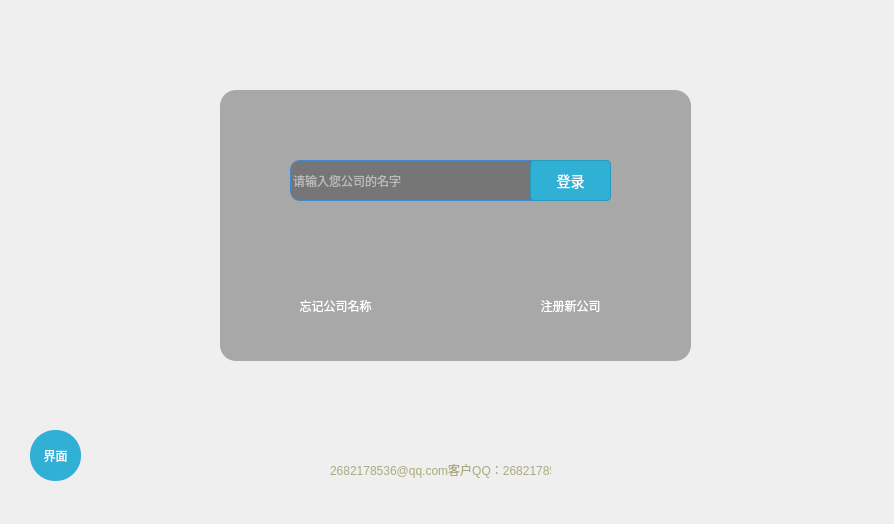
<?xml version="1.0" encoding="UTF-8"?>
<ui version="4.0">
 <class>register_company</class>
 <widget class="QWidget" name="register_company">
  <property name="geometry">
   <rect>
    <x>0</x>
    <y>0</y>
    <width>894</width>
    <height>524</height>
   </rect>
  </property>
  <property name="windowTitle">
   <string>register_company</string>
  </property>
  <property name="styleSheet">
   <string notr="true">border:none;</string>
  </property>
  <widget class="QWidget" name="widget_2" native="true">
   <property name="geometry">
    <rect>
     <x>-10</x>
     <y>0</y>
     <width>901</width>
     <height>521</height>
    </rect>
   </property>
   <property name="styleSheet">
    <string notr="true">border-image: url(:/new/prefix1/Image/background.jpg);</string>
   </property>
   <widget class="QWidget" name="widget" native="true">
    <property name="geometry">
     <rect>
      <x>230</x>
      <y>90</y>
      <width>471</width>
      <height>271</height>
     </rect>
    </property>
    <property name="styleSheet">
     <string notr="true">border-image:none;
border-radius:16px;
background:rgba(0,0,0,0.3);
color:#fff</string>
    </property>
    <widget class="QPushButton" name="register_login">
     <property name="geometry">
      <rect>
       <x>310</x>
       <y>70</y>
       <width>81</width>
       <height>41</height>
      </rect>
     </property>
     <property name="styleSheet">
      <string notr="true">display: inline-block;
 padding: 6px 12px;
		    margin-bottom: 0;
		    font-size: 14px;
		    font-weight: 400;
		    line-height: 1.42857143;
		    text-align: center;
		    white-space: nowrap;
		    vertical-align: middle;
		    -ms-touch-action: manipulation;
		    touch-action: manipulation;
		    cursor: pointer;
		    user-select: none;
		    background-image: none;
		    border: 1px solid transparent;
		    border-radius: 4px;
			color: #fff;
		    background-color: #31b0d5;
		    border-color: #269abc;
border-image:none;
</string>
     </property>
     <property name="text">
      <string>登录</string>
     </property>
    </widget>
    <widget class="QLineEdit" name="register_company_name">
     <property name="geometry">
      <rect>
       <x>70</x>
       <y>70</y>
       <width>251</width>
       <height>41</height>
      </rect>
     </property>
     <property name="styleSheet">
      <string notr="true">border-radius: 10px;
border: 1px solid #4288CE;
border-image:none;
color:#fff;
</string>
     </property>
     <property name="text">
      <string/>
     </property>
     <property name="placeholderText">
      <string>请输入您公司的名字</string>
     </property>
    </widget>
    <widget class="QPushButton" name="register_new_company">
     <property name="geometry">
      <rect>
       <x>290</x>
       <y>200</y>
       <width>121</width>
       <height>31</height>
      </rect>
     </property>
     <property name="styleSheet">
      <string notr="true">border-image:none;
border:1px solid rgba(0,0,0,0);
border-radius:4px;
background:rgba(0,0,0,0.25);
color: #fff;
background:rgba(255,255,255,0);

</string>
     </property>
     <property name="text">
      <string>注册新公司</string>
     </property>
     <property name="flat">
      <bool>false</bool>
     </property>
    </widget>
    <widget class="QPushButton" name="register_forget_company_name">
     <property name="geometry">
      <rect>
       <x>60</x>
       <y>200</y>
       <width>111</width>
       <height>31</height>
      </rect>
     </property>
     <property name="styleSheet">
      <string notr="true">border-image:none;
border:1px solid rgba(0,0,0,0);
border-radius:4px;
background:rgba(0,0,0,0.25);
color: #fff;
background:rgba(255,255,255,0);</string>
     </property>
     <property name="text">
      <string>忘记公司名称</string>
     </property>
     <property name="flat">
      <bool>false</bool>
     </property>
    </widget>
    <zorder>register_company_name</zorder>
    <zorder>register_new_company</zorder>
    <zorder>register_forget_company_name</zorder>
    <zorder>register_login</zorder>
   </widget>
   <widget class="QPushButton" name="register_choose_login_way">
    <property name="geometry">
     <rect>
      <x>40</x>
      <y>430</y>
      <width>51</width>
      <height>51</height>
     </rect>
    </property>
    <property name="styleSheet">
     <string notr="true">border-radius:25px;
background:#31b0d5;
color:#fff;
border-image:none;</string>
    </property>
    <property name="text">
     <string>界面</string>
    </property>
   </widget>
   <widget class="QLabel" name="register_company_message">
    <property name="geometry">
     <rect>
      <x>340</x>
      <y>460</y>
      <width>221</width>
      <height>20</height>
     </rect>
    </property>
    <property name="styleSheet">
     <string notr="true">color: rgb(170, 170, 127);
border-image:none;</string>
    </property>
    <property name="text">
     <string>2682178536@qq.com客户QQ：2682178536</string>
    </property>
   </widget>
  </widget>
 </widget>
 <layoutdefault spacing="6" margin="11"/>
 <resources/>
 <connections/>
</ui>
